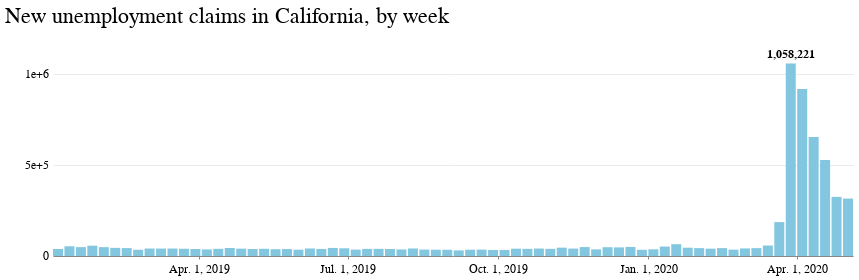

The notebook cell saved with this chart:
### Code cell
ca_claims_chart = alt.Chart((rawca.query("date > '01/01/2019'"))).mark_bar(size=10)\
.encode(
    x=alt.X('date:T', title='', axis=alt.Axis(grid=False, tickCount=6, format='%b. %-d, %Y')),
    y=alt.Y('initial_claims:Q', title=' ', axis=alt.Axis(gridWidth=.6,\
     gridColor='#dddddd',offset=3,tickSize=0,domainOpacity=0,tickCount=3, format=''))
).properties(width=800, height=200,
     title='New unemployment claims in California, by week'
 )

ca_claims_chart_text = (
    alt.Chart((rawca.query("initial_claims == initial_claims.max()")))\
    .mark_text(dy=-10, color="#000000", font='Benton Gothic', fontWeight='bolder', fontSize=12)
    .encode(x=alt.X("date:T"), y=alt.Y("initial_claims:Q"), text=alt.Text("initial_claims:Q",format=','))
)

(ca_claims_chart + ca_claims_chart_text).configure_view(strokeOpacity=0)
